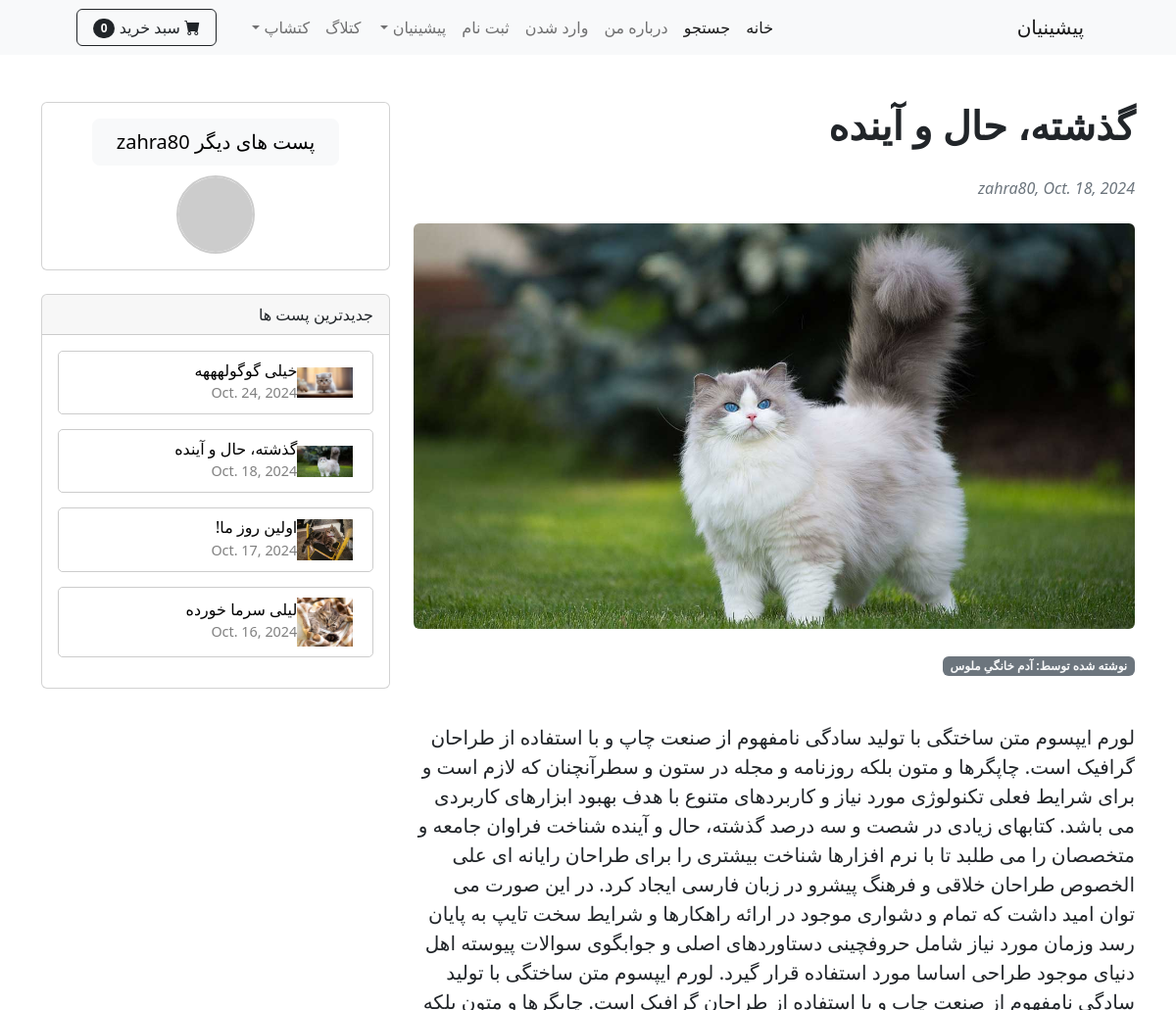
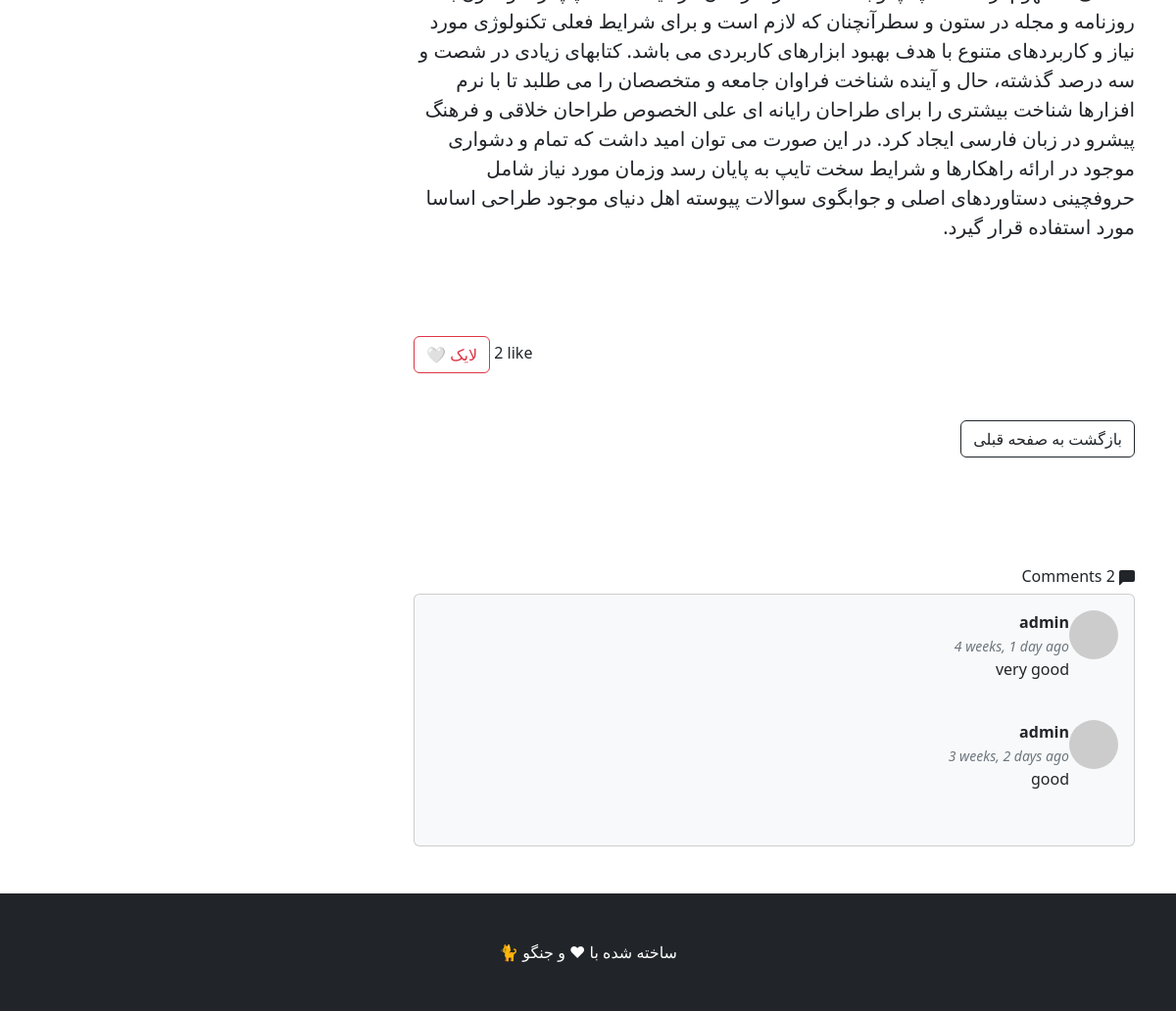
Screenshot of /catlog/post/7 with the database file from the repository (2 pictures, top to bottom).
### catlog/models.py (models this page shows, shortened)
class Post(models.Model):
    cat_name = models.CharField(max_length=50)
    title = models.CharField(max_length=250)
    excerpt = models.TextField(max_length=500, default='', blank=True, null=True)
    body = models.TextField()
    writer = models.ForeignKey(User ,on_delete=models.CASCADE)
    date = models.DateField(default=date.today)
    picture = models.ImageField(upload_to='upload/%y/%m/%d')
    profile = models.ForeignKey(Profile, on_delete=models.CASCADE, null=True, blank=True)
    likes = models.ManyToManyField(User, related_name='liked_posts', blank=True,null=True)
    def total_likes(self):
        return self.likes.count()

class Comment(models.Model):
    author = models.ForeignKey(User, on_delete=models.CASCADE)
    parent_post = models.ForeignKey(Post, on_delete=models.CASCADE)
    body = models.TextField(null=False, blank=False)
    date = models.DateTimeField(default=timezone.now)

### catlog/views.py (the view, shortened to what this page needs)
# urls.py: path('post/<int:pk>',PostDetail.as_view(),name='post_detail'),
class PostDetail(View):
    def get(self, request, *args,**kwargs ):#اور راید متد گت ویو . اگر ارگومان  های دیگه اومد.
        if not request.session.get('original_previous_url'):
            previous_url = request.META.get('HTTP_REFERER', '')
            request.session['original_previous_url'] = previous_url  # ذخیره در سشن
        view = CommentGet.as_view()
        return view(request, *args,**kwargs)

### cart/cart.py (called while the page is built)
    def __len__(self):
        return sum(item['product_count'] for item in self.cart.values())

### cart/context_processors.py (called while the page is built)
def cart(request):
    return {'cart':Cart(request)}

### catlog/context_processors.py (called while the page is built)
def recent_posts(request):
    recent_posts = Post.objects.order_by('-date')[:4]
    return {'recent_posts':recent_posts}

### catlog/templates/single_post.html (shortened to what this page needs)
{% extends 'base.html' %}
{% load crispy_forms_tags %}
{% load humanize %}
{% block content %}
<body>
    <div class="container mt-5">
        <div class="row">
            <div class="col-lg-8">
                <article>
                    <header class="mb-4">
                        <h1 class="fw-bolder mb-1">{{ post.title }}</h1>
                        <br>
                        <div class="text-muted fst-italic mb-2">{{ post.writer }},  {{ post.date }}</div>
                    </header>
                    <figure class="mb-4"><img class="img-fluid rounded" src="{{ post.picture.url }}" alt="..." /></figure>
                    <div class="badge bg-secondary text-decoration-none link-light" > نوشته شده توسط: آدم خانگیِ {{ post.cat_name }} </div>
                    <br><br><br>
                    <section class="mb-5">
                        <p class="fs-5 mb-4">{{ post.body }}</p>
                    </section>
                    <br><br>
<div dir="ltr" id="like-section" data-post-id="{{ post.pk }}">
    <button id="like-btn-{{ post.pk }}"  data-post-id="{{ post.pk }}"  data-liked="{% if request.user in post.likes.all %}true{% else %}false{% endif %}" class="btn btn-outline-danger like-btn" >
        {% if request.user in post.likes.all %}
            ❤️ لایک شده
        {% else %}
            🤍 لایک
        {% endif %}
    </button>
    <span id="like-count-{{ post.pk }}">{{ post.likes.count }}</span>  like
</div>
<br><br>
<div class="text-end mb-3">
    <a class="btn btn-outline-dark" href="{{ previous_url|default:catlog_url }}">
        بازگشت به صفحه قبلی
    </a>
</div>
                    <br><br><br>
                </article>
                <div class="blog-comments">
                    <br>
                    {% if post.comment_set.count > 1 %}
                    <h6 class="comments-count">
                        <svg xmlns="http://www.w3.org/2000/svg" width="16" height="16" fill="currentColor" class="bi bi-chat-left-fill" viewBox="0 0 16 16">
                            <path d="M2 0a2 2 0 0 0-2 2v12.793a.5.5 0 0 0 .854.353l2.853-2.853A1 1 0 0 1 4.414 12H14a2 2 0 0 0 2-2V2a2 2 0 0 0-2-2z"/>
                          </svg> {{ post.comment_set.count }} Comments</h6>
                    {% endif %}
                    <section class="mb-5">
                        <div class="card bg-light">
                            <div class="card-body">
                                {% for comment in post.comment_set.all %}
                                <div class="d-flex">
                                    <div class="flex-shrink-0">
                                        <img class="rounded-circle" src="https://dummyimage.com/50x50/ced4da/6c757d.jpg" alt="..." />
                                    </div>
                                    <div class="ms-3">
                                        <div class="fw-bold">{{ comment.author }}</div>
                                        <small><time dir="ltr" datetime="2020-01-01" class="text-muted fst-italic mb-2">{{ comment.date | naturaltime }}</time></small>
                                        <br>
                                        <p>{{ comment.body }}</p>
                                    </div>
                                </div>
                                <br>
                                {% endfor %}
                            </div>
                        </div>
                    </section>
                </div>
            </div>
            <div class="col-lg-4">
                <div class="card mb-4">
                    <div class="card-body">
                     {% if post.writer == request.user %}
                        <center><a href="{% url 'author_posts' post.writer.id %}" class="btn btn-light btn-lg px-4"  role="button" >پست های دیگر من</a> </center>
                            {% if author_profile.photo %}
                                <div class="profile-photo-container" style="text-align: center; margin-top: 10px;">
                                   <img src="{{ author_profile.photo.url }}" alt="عکس پروفایل"
                                   style="width: 80px; height: 80px; border-radius: 50%; object-fit: cover; border: 2px solid #ccc;">
                                </div>
                            {% else %}
                               <div class="profile-photo-container" style="text-align: center; margin-top: 10px;">
                                 <center> <img src="https://via.placeholder.com/150" alt=""
                                 style="width: 80px; height: 80px; border-radius: 50%; object-fit: cover; border: 2px solid #ccc;"></center>
                                </div>
                            {% endif %}
                        {% else %}
                        <center><a href="{% url 'author_posts' post.writer.id %}" class="btn btn-light btn-lg px-4"  role="button" >پست های دیگر {{ post.writer }}</a> </center>
                        {% if author_profile.photo %}
                        <div class="profile-photo-container" style="text-align: center; margin-top: 10px;">
                           <img src="{{ author_profile.photo.url }}" alt="عکس پروفایل"
                           style="width: 80px; height: 80px; border-radius: 50%; object-fit: cover; border: 2px solid #ccc;">
                        </div>
                          {% else %}
                            <div class="profile-photo-container" style="text-align: center; margin-top: 10px;">
                              <center> <img src="https://via.placeholder.com/150" alt=""
                              style="width: 80px; height: 80px; border-radius: 50%; object-fit: cover; border: 2px solid #ccc;"></center>
                            </div>
                          {% endif %}
                     {% endif %}
                    </div>
                </div>
                {% block sidebar %}
                {% include 'catlog_sidebar.html' %}
                {% endblock sidebar %}
            </div>
        </div>
    </div>
</body>
{% endblock %}

### catlog/templates/catlog_sidebar.html
{% load static %}
  <div class="card mb-3">
    <div class="card-header"> جدیدترین پست ها </div>
    {% if recent_posts %}
    <div class="card-body">
        {% for post in recent_posts %}
        <div style="border: 1px solid #ccc; border-radius: 5px; padding: 10px; margin-bottom: 15px; display: flex; align-items: center;">
            <img src="{{ post.picture.url }}" alt="" style="width: 1.5cm; height: auto; margin-right: 10px;">
            <div>
                <h6 style="margin: 0;"><a href="{% url 'post_detail' post.pk %}" style="text-decoration: none; color: black;">  {{ post.title }}  </a></h6>
                <time datetime="2020-01-01" style="font-size: 0.9em; color: gray;">{{ post.date }}</time>
            </div>
        </div>
        {% endfor %}
    </div>
    {% else %}
      <p>No blog post is available!</p>
    {% endif %}
</div>

### rows the page displays
Post: title "گذشته، حال و آینده", writer "zahra80", date "Oct. 18, 2024", picture (picture), cat_name "ملوس", body "لورم ایپسوم متن ساختگی با تولید سادگی نامفهوم از صنعت چاپ و با استفاده از طراحان گرافیک است. چاپگرها و متون بلکه روزنامه و مجله در ستون و سطرآنچنان که لازم است و برای شرایط فعلی تکنولوژی مورد نیاز و کاربردهای متنوع با هدف بهبود ابزارهای کاربردی می باشد. کتابهای زیادی در شصت و سه درصد گذشته، حال و آینده شناخت فراوان جامعه و متخصصان را می طلبد تا با نرم افزارها شناخت بیشتری را برای طراحان رایانه ای علی الخصوص طراحان خلاقی و فرهنگ پیشرو در زبان فارسی ایجاد کرد. در این صورت می توان امید داشت که تمام و دشواری موجود در ارائه راهکارها و شرایط سخت تایپ به پایان رسد وزمان مورد نیاز شامل حروفچینی دستاوردهای اصلی و جوابگوی سوالات پیوسته اهل دنیای موجود طراحی اساسا مورد استفاده قرار گیرد. لورم ایپسوم…", likes.count "2"
Comment: author "admin", date "4 weeks, 1 day ago", body "very good"
Comment: author "admin", date "3 weeks, 2 days ago", body "good"
Post: picture (picture), title "خیلی گوگولهههه", date "Oct. 24, 2024"
Post: picture (picture), title "اولین روز ما!", date "Oct. 17, 2024"
Post: picture (picture), title "لیلی سرما خورده", date "Oct. 16, 2024"

### other values shown
{{ cart|length }} "0"
